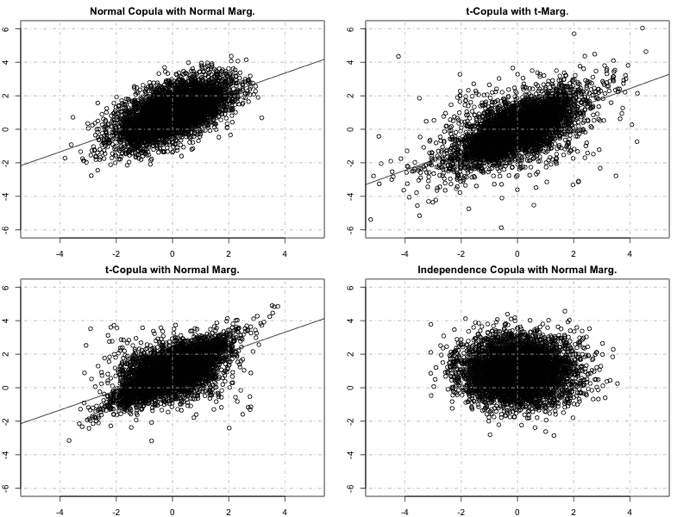

Reproduce this figure in R.
#tail dependency plot for simulated: bivariate normal copula with normal margins; 
#bivariate t copula with t margins; 
#bivariate t copula with norm margins; 
#bivariate independent copula with norm margins; 

rm(list = ls(all = TRUE))
#setwd("C:/...")

#install.packages("copula")
library(copula)
set.seed(100)

#png("taildep.png", width = 800, height = 600)
#par(bg=NA)

layout(matrix(c(1,2,3,4), 2, 2, byrow = TRUE))
par(mar = c(2, 2, 2, 2))

cop_norm_norm = mvdc(normalCopula(0.6), c("norm", "norm"),
              list(mean = 0, sd =1))
sim1 = rMvdc(5000, cop_norm_norm)
plot(sim1[,1],sim1[,2],col='black',main = "Normal Copula with Normal Marg.",xlab = "X_1", ylab = "X_2",
     xlim=c(-5,5), ylim=c(-6,6), pch = 1)
grid (NULL,NULL, lty = 4, col = "darkgrey") 
linear1 = lm(sim1[,2]~sim1[,1]) 
abline(linear1, col = 'black')

cop_t_t = mvdc(tCopula(0.6,dim=2,df=3), c("t", "t"),
               list(df=7, df=7))
sim3 = rMvdc(5000, cop_t_t)
plot(sim3[,1], sim3[,2], col='black',main = "t-Copula with t-Marg.", xlab = "X_1", ylab = "X_2",
     xlim=c(-5,5), ylim=c(-6,6))
grid (NULL,NULL, lty = 4, col = "darkgrey") 
linear3 = lm(sim3[,2]~sim3[,1]) 
abline(linear3, col = 'black')

cop_t_norm = mvdc(tCopula(0.6,dim=2,df=3), c("norm", "norm"),
             list(mean = 0, sd =1))
sim2 = rMvdc(5000, cop_t_norm)
plot(sim2[,1], sim2[,2], col='black',main = "t-Copula with Normal Marg.", xlab = "X_1", ylab = "X_2",
     xlim=c(-5,5), ylim=c(-6,6))
grid (NULL,NULL, lty = 4, col = "darkgrey") 
linear2 = lm(sim2[,2]~sim2[,1]) 
abline(linear2, col = 'black')

cop_ind_norm = mvdc(normalCopula(0), c("norm", "norm"),
             list(mean = 0, sd =1))
sim4 = rMvdc(5000, cop_ind_norm)
plot(sim4[,1], sim4[,2], col='black',main = "Independence Copula with Normal Marg.", xlab = "X_1", ylab = "X_2",
     xlim=c(-5,5), ylim=c(-6,6))
grid (NULL,NULL, lty = 4, col = "darkgrey")

#dev.copy(png,'taildep.png')
#dev.off()

#quartz.save("test.png")
